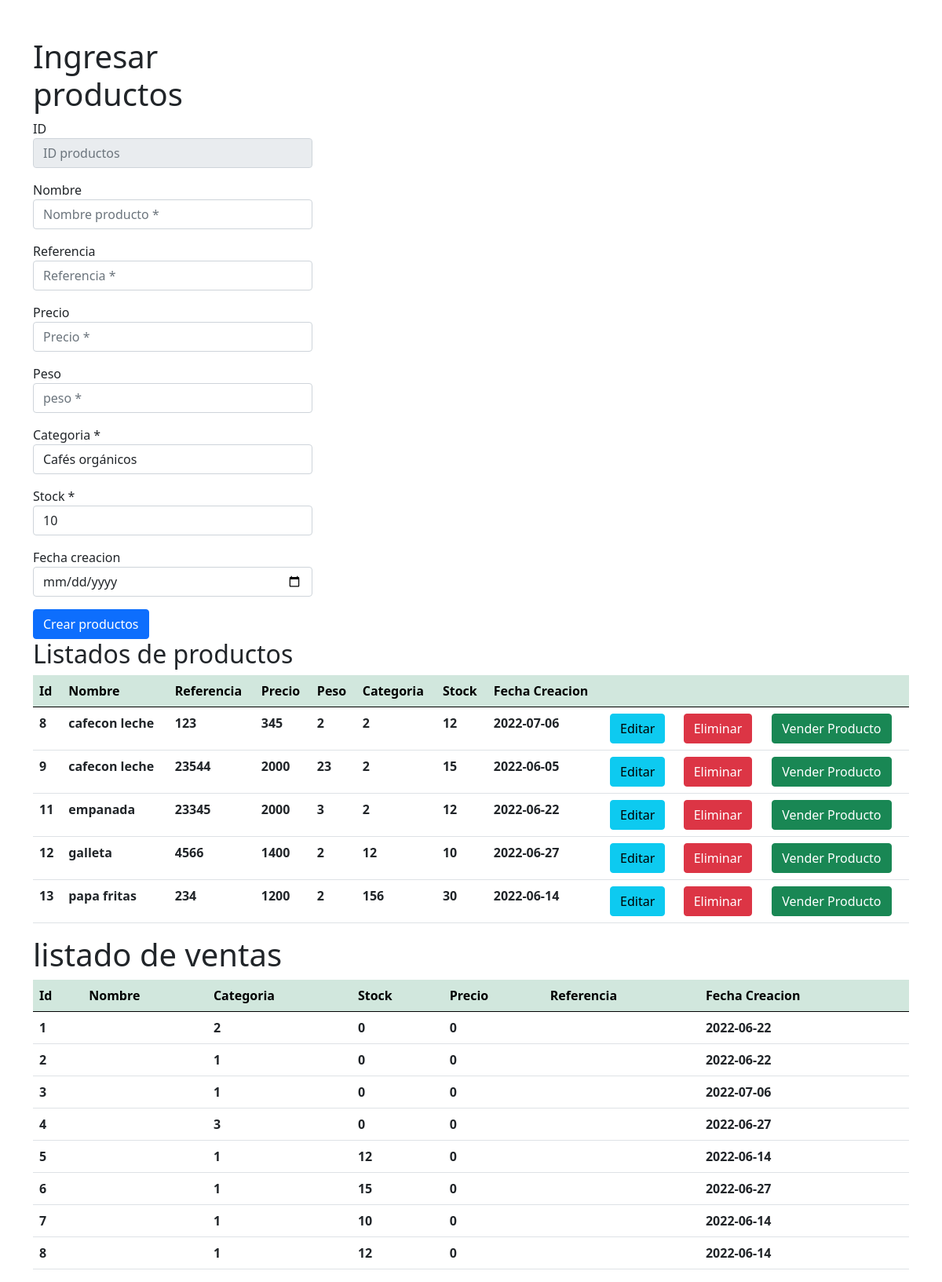
The page / on the database its author committed.
### tables this page shows
CREATE TABLE `producto` (
  `id_prod` int(12) NOT NULL,
  `name_pro` varchar(255) DEFAULT NULL,
  `referencia` varchar(50) DEFAULT NULL,
  `precio` int(20) DEFAULT NULL,
  `peso` int(10) DEFAULT NULL,
  `categoria` int(20) DEFAULT NULL,
  `stock` int(20) DEFAULT NULL,
  `fecha_creacio` date DEFAULT NULL
);

CREATE TABLE `venta_producto` (
  `id_venta` int(12) NOT NULL,
  `nombre` varchar(255) DEFAULT NULL,
  `categoria` int(25) DEFAULT NULL,
  `stocks` int(20) DEFAULT NULL,
  `precio` int(22) DEFAULT NULL,
  `referencia` varchar(23) DEFAULT NULL,
  `fecha` date DEFAULT NULL
);

### index.php (the view, shortened to what this page needs)
<?php
    $con=conectar();
    $sql="SELECT * FROM producto";
    $query=mysqli_query($con, $sql);
    $sqlcatg="SELECT*FROM categoria";
    $allcatg=mysqli_query($con,$sqlcatg);
    $sqlpro="SELECT*FROM bodega";
    $allpro=mysqli_query($con,$sqlpro);
    $sqlventa="SELECT*FROM venta_producto";
    $queryventa=mysqli_query($con,$sqlventa);
?>
<!DOCTYPE html>
<html lang="es">
<head>
    <link href="https://cdn.jsdelivr.net/npm/bootstrap@5.0.2/dist/css/bootstrap.min.css" rel="stylesheet">
</head>
<body>
    <div class="container mt-5">
        <div class="row">
            <div class="col-md-4">
                <h1>Ingresar productos</h1>
                <form action="insertar.php" method="POST">
                <label for="formGroupExampleInput">ID</label>
                    <input type="text" class="form-control mb-3" disabled="true" name="id_prod" placeholder="ID productos">
                    <label for="formGroupExampleInput">Nombre</label>
                    <input type="text" class="form-control mb-3" name="name_pro" placeholder="Nombre producto *">
                    <label for="formGroupExampleInput">Referencia</label>
                    <input type="text" class="form-control mb-3" name="referencia" placeholder="Referencia *">
                    <label for="formGroupExampleInput">Precio</label>
                    <input type="text" class="form-control mb-3" name="precio" placeholder="Precio *">
                    <label for="formGroupExampleInput">Peso</label>
                    <input type="text" class="form-control mb-3" name="peso" placeholder="peso *">
                    <label for="formGroupExampleInput">Categoria *</label>
                    <select class="form-control mb-3" name="categoria" >
                        <?php
                            while ($categoria = mysqli_fetch_array(
                                $allcatg,MYSQLI_ASSOC)):;
                        ?>
                        <option class="form-control mb-3" name="categoria" value="<?php echo $categoria["id_categoria"];
                             ?>">
                            <?php echo $categoria["categoria"];?>
                         </option>
                        <?php
                            endwhile;
                        ?>
                    </select>
                    <label for="formGroupExampleInput">Stock *</label>
                    <select class="form-control mb-3" name="stock">
                    <?php
                            while ($prod = mysqli_fetch_array(
                                $allpro,MYSQLI_ASSOC)):;
                        ?>
                        <option class="form-control mb-3" name="stock" value="<?php echo $prod["id_bodega"];
                             ?>">
                            <?php echo $prod["id_bodega"];?>
                         </option>
                        <?php
                            endwhile;
                        ?>
                    </select>
                    <label for="formGroupExampleInput">Fecha creacion</label>
                    <input type="date" class="form-control mb-3" name="fecha_creacio" placeholder="MM/DD/AAAA" id="">
                    <input type="submit" class="btn btn-primary" value="Crear productos">
                    <br>
                </form>
            </div>
            <div class="col md-8">
                <h2>Listados de productos</h2>
                <table  class="table">
                    <thead class="table-success table-striped">
                        <tr>
                            <th>Id</th>
                            <th>Nombre</th>
                            <th>Referencia</th>
                            <th>Precio</th>
                            <th>Peso</th>
                            <th>Categoria</th>
                            <th>Stock</th>
                            <th>Fecha Creacion</th>
                            <th></th>
                            <th></th>
                            <th></th>
                        </tr>
                    </thead>
                    <tbody>
                        <?php
                            while($row=mysqli_fetch_array($query)){
                        ?>
                             <tr>
                                 <th><?php echo $row['id_prod']?></th>
                                 <th><?php echo $row['name_pro']?></th>
                                 <th><?php echo $row['referencia']?></th>
                                 <th><?php echo $row['precio']?></th>
                                 <th><?php echo $row['peso']?></th>
                                 <th><?php echo $row['categoria']?></th>
                                 <th><?php echo $row['stock']?></th>
                                 <th><?php echo $row['fecha_creacio']?></th>
                                 <th> <a href="actualizar.php?id=<?php echo $row['id_prod']?>" class="btn btn-info">Editar</a></th>
                                 <th> <a href="delete.php?id=<?php echo $row['id_prod']?>" class="btn btn-danger">Eliminar</a></th>
                                 <th> <a href="venderpro.php?id=<?php echo $row['id_prod']?>" class="btn btn-success">Vender Producto</a></th>
                             </tr>
                        <?php
                            }
                        ?>
                    </tbody>
                </table>
            </div>
            <div class="col md-8">
                <h1>listado de ventas</h1>
                <table class="table">
                <thead class="table-success table-striped">
                        <tr>
                            <th>Id</th>
                            <th>Nombre</th>
                            <th>Categoria</th>
                            <th>Stock</th>
                            <th>Precio</th>
                            <th>Referencia</th>
                            <th>Fecha Creacion</th>
                        </tr>
                    </thead>
                    <tbody>
                        <?php
                            while($rowv=mysqli_fetch_array($queryventa)){
                        ?>
                             <tr>
                                 <th><?php echo $rowv['id_venta']?></th>
                                 <th><?php echo $rowv['nombre']?></th>
                                 <th><?php echo $rowv['categoria']?></th>
                                 <th><?php echo $rowv['stocks']?></th>
                                 <th><?php echo $rowv['precio']?></th>
                                 <th><?php echo $rowv['referencia']?></th>
                                 <th><?php echo $rowv['fecha']?></th>
                             </tr>
                        <?php
                            }
                        ?>
                    </tbody>
                </table>
            </div>
        </div>
    </div>
</body>
</html>

### rows shown on the page
producto: id_prod "8", name_pro "cafecon leche", referencia "123", precio "345", peso "2", categoria "2", stock "12", fecha_creacio "2022-07-06"
producto: id_prod "9", name_pro "cafecon leche", referencia "23544", precio "2000", peso "23", categoria "2", stock "15", fecha_creacio "2022-06-05"
producto: id_prod "11", name_pro "empanada", referencia "23345", precio "2000", peso "3", categoria "2", stock "12", fecha_creacio "2022-06-22"
producto: id_prod "12", name_pro "galleta", referencia "4566", precio "1400", peso "2", categoria "12", stock "10", fecha_creacio "2022-06-27"
producto: id_prod "13", name_pro "papa fritas", referencia "234", precio "1200", peso "2", categoria "156", stock "30", fecha_creacio "2022-06-14"
venta_producto: id_venta "1", categoria "2", stocks "0", precio "0", fecha "2022-06-22"
venta_producto: id_venta "2", categoria "1", stocks "0", precio "0", fecha "2022-06-22"
venta_producto: id_venta "3", categoria "1", stocks "0", precio "0", fecha "2022-07-06"
venta_producto: id_venta "4", categoria "3", stocks "0", precio "0", fecha "2022-06-27"
venta_producto: id_venta "5", categoria "1", stocks "12", precio "0", fecha "2022-06-14"
venta_producto: id_venta "6", categoria "1", stocks "15", precio "0", fecha "2022-06-27"
venta_producto: id_venta "7", categoria "1", stocks "10", precio "0", fecha "2022-06-14"
venta_producto: id_venta "8", categoria "1", stocks "12", precio "0", fecha "2022-06-14"

### other values the page prints
form field categoria "Cafés orgánicos"
form field stock "10"
